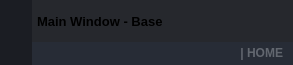
        <widget class="QFrame" name="frame_top">
         <property name="minimumSize">
          <size>
           <width>0</width>
           <height>65</height>
          </size>
         </property>
         <property name="maximumSize">
          <size>
           <width>16777215</width>
           <height>65</height>
          </size>
         </property>
         <property name="styleSheet">
          <string notr="true">background-color: transparent;</string>
         </property>
         <property name="frameShape">
          <enum>QFrame::NoFrame</enum>
         </property>
         <property name="frameShadow">
          <enum>QFrame::Raised</enum>
         </property>
         <layout class="QHBoxLayout" name="horizontalLayout_3">
          <property name="spacing">
           <number>0</number>
          </property>
          <property name="leftMargin">
           <number>0</number>
          </property>
          <property name="topMargin">
           <number>0</number>
          </property>
          <property name="rightMargin">
           <number>0</number>
          </property>
          <property name="bottomMargin">
           <number>0</number>
          </property>
          <item>
           <widget class="QFrame" name="frame_toggle">
            <property name="maximumSize">
             <size>
              <width>70</width>
              <height>16777215</height>
             </size>
            </property>
            <property name="styleSheet">
             <string notr="true">background-color: rgb(27, 29, 35);</string>
            </property>
            <property name="frameShape">
             <enum>QFrame::NoFrame</enum>
            </property>
            <property name="frameShadow">
             <enum>QFrame::Raised</enum>
            </property>
            <layout class="QVBoxLayout" name="verticalLayout_3">
             <property name="spacing">
              <number>0</number>
             </property>
             <property name="leftMargin">
              <number>0</number>
             </property>
             <property name="topMargin">
              <number>0</number>
             </property>
             <property name="rightMargin">
              <number>0</number>
             </property>
             <property name="bottomMargin">
              <number>0</number>
             </property>
             <item>
              <widget class="QPushButton" name="btn_toggle_menu">
               <property name="sizePolicy">
                <sizepolicy hsizetype="Expanding" vsizetype="Expanding">
                 <horstretch>0</horstretch>
                 <verstretch>0</verstretch>
                </sizepolicy>
               </property>
               <property name="styleSheet">
                <string notr="true">QPushButton {
	background-image: url(:/24x24/icons/24x24/cil-menu.png);
	background-position: center;
	background-repeat: no-reperat;
	border: none;
	background-color: rgb(27, 29, 35);
}
QPushButton:hover {
	background-color: rgb(33, 37, 43);
}
QPushButton:pressed {	
	background-color: rgb(85, 170, 255);
}</string>
               </property>
               <property name="text">
                <string/>
               </property>
              </widget>
             </item>
            </layout>
           </widget>
          </item>
          <item>
           <widget class="QFrame" name="frame_top_right">
            <property name="styleSheet">
             <string notr="true">background: transparent;</string>
            </property>
            <property name="frameShape">
             <enum>QFrame::NoFrame</enum>
            </property>
            <property name="frameShadow">
             <enum>QFrame::Raised</enum>
            </property>
            <layout class="QVBoxLayout" name="verticalLayout_2">
             <property name="spacing">
              <number>0</number>
             </property>
             <property name="leftMargin">
              <number>0</number>
             </property>
             <property name="topMargin">
              <number>0</number>
             </property>
             <property name="rightMargin">
              <number>0</number>
             </property>
             <property name="bottomMargin">
              <number>0</number>
             </property>
             <item>
              <widget class="QFrame" name="frame_top_btns">
               <property name="maximumSize">
                <size>
                 <width>16777215</width>
                 <height>42</height>
                </size>
               </property>
               <property name="styleSheet">
                <string notr="true">background-color: rgba(27, 29, 35, 200)</string>
               </property>
               <property name="frameShape">
                <enum>QFrame::NoFrame</enum>
               </property>
               <property name="frameShadow">
                <enum>QFrame::Raised</enum>
               </property>
               <layout class="QHBoxLayout" name="horizontalLayout_4">
                <property name="spacing">
                 <number>0</number>
                </property>
                <property name="leftMargin">
                 <number>0</number>
                </property>
                <property name="topMargin">
                 <number>0</number>
                </property>
                <property name="rightMargin">
                 <number>0</number>
                </property>
                <property name="bottomMargin">
                 <number>0</number>
                </property>
                <item>
                 <widget class="QFrame" name="frame_label_top_btns">
                  <property name="sizePolicy">
                   <sizepolicy hsizetype="Expanding" vsizetype="Preferred">
                    <horstretch>0</horstretch>
                    <verstretch>0</verstretch>
                   </sizepolicy>
                  </property>
                  <property name="frameShape">
                   <enum>QFrame::NoFrame</enum>
                  </property>
                  <property name="frameShadow">
                   <enum>QFrame::Raised</enum>
                  </property>
                  <layout class="QHBoxLayout" name="horizontalLayout_10">
                   <property name="spacing">
                    <number>0</number>
                   </property>
                   <property name="leftMargin">
                    <number>5</number>
                   </property>
                   <property name="topMargin">
                    <number>0</number>
                   </property>
                   <property name="rightMargin">
                    <number>10</number>
                   </property>
                   <property name="bottomMargin">
                    <number>0</number>
                   </property>
                   <item>
                    <widget class="QFrame" name="frame_icon_top_bar">
                     <property name="maximumSize">
                      <size>
                       <width>30</width>
                       <height>30</height>
                      </size>
                     </property>
                     <property name="styleSheet">
                      <string notr="true">background: transparent;
background-image: url(:/16x16/icons/16x16/cil-terminal.png);
background-position: center;
background-repeat: no-repeat;
</string>
                     </property>
                     <property name="frameShape">
                      <enum>QFrame::StyledPanel</enum>
                     </property>
                     <property name="frameShadow">
                      <enum>QFrame::Raised</enum>
                     </property>
                    </widget>
                   </item>
                   <item>
                    <widget class="QLabel" name="label_title_bar_top">
                     <property name="font">
                      <font>
                       <family>Segoe UI</family>
                       <pointsize>10</pointsize>
                       <weight>75</weight>
                       <bold>true</bold>
                      </font>
                     </property>
                     <property name="styleSheet">
                      <string notr="true">background: transparent;
</string>
                     </property>
                     <property name="text">
                      <string>Main Window - Base</string>
                     </property>
                    </widget>
                   </item>
                  </layout>
                 </widget>
                </item>
                <item alignment="Qt::AlignRight">
                 <widget class="QFrame" name="frame_btns_right">
                  <property name="sizePolicy">
                   <sizepolicy hsizetype="Expanding" vsizetype="Preferred">
                    <horstretch>0</horstretch>
                    <verstretch>0</verstretch>
                   </sizepolicy>
                  </property>
                  <property name="maximumSize">
                   <size>
                    <width>120</width>
                    <height>16777215</height>
                   </size>
                  </property>
                  <property name="frameShape">
                   <enum>QFrame::NoFrame</enum>
                  </property>
                  <property name="frameShadow">
                   <enum>QFrame::Raised</enum>
                  </property>
                  <layout class="QHBoxLayout" name="horizontalLayout_5">
                   <property name="spacing">
                    <number>0</number>
                   </property>
                   <property name="leftMargin">
                    <number>0</number>
                   </property>
                   <property name="topMargin">
                    <number>0</number>
                   </property>
                   <property name="rightMargin">
                    <number>0</number>
                   </property>
                   <property name="bottomMargin">
                    <number>0</number>
                   </property>
                   <item>
                    <widget class="QPushButton" name="btn_minimize">
                     <property name="sizePolicy">
                      <sizepolicy hsizetype="Minimum" vsizetype="Expanding">
                       <horstretch>0</horstretch>
                       <verstretch>0</verstretch>
                      </sizepolicy>
                     </property>
                     <property name="minimumSize">
                      <size>
                       <width>40</width>
                       <height>0</height>
                      </size>
                     </property>
                     <property name="maximumSize">
                      <size>
                       <width>40</width>
                       <height>16777215</height>
                      </size>
                     </property>
                     <property name="toolTip">
                      <string>Minimize</string>
                     </property>
                     <property name="styleSheet">
                      <string notr="true">QPushButton {	
	border: none;
	background-color: transparent;
}
QPushButton:hover {
	background-color: rgb(52, 59, 72);
}
QPushButton:pressed {	
	background-color: rgb(85, 170, 255);
}</string>
                     </property>
                     <property name="text">
                      <string/>
                     </property>
                     <property name="icon">
                      <iconset resource="files.qrc">
                       <normaloff>:/16x16/icons/16x16/cil-window-minimize.png</normaloff>:/16x16/icons/16x16/cil-window-minimize.png</iconset>
                     </property>
                    </widget>
                   </item>
                   <item>
                    <widget class="QPushButton" name="btn_maximize_restore">
                     <property name="sizePolicy">
                      <sizepolicy hsizetype="Minimum" vsizetype="Expanding">
                       <horstretch>0</horstretch>
                       <verstretch>0</verstretch>
                      </sizepolicy>
                     </property>
                     <property name="minimumSize">
                      <size>
                       <width>40</width>
                       <height>0</height>
                      </size>
                     </property>
                     <property name="maximumSize">
                      <size>
                       <width>40</width>
                       <height>16777215</height>
                      </size>
                     </property>
                     <property name="toolTip">
                      <string>Maximize</string>
                     </property>
                     <property name="styleSheet">
                      <string notr="true">QPushButton {	
	border: none;
	background-color: transparent;
}
QPushButton:hover {
	background-color: rgb(52, 59, 72);
}
QPushButton:pressed {	
	background-color: rgb(85, 170, 255);
}</string>
                     </property>
                     <property name="text">
                      <string/>
                     </property>
                     <property name="icon">
                      <iconset resource="files.qrc">
                       <normaloff>:/16x16/icons/16x16/cil-window-maximize.png</normaloff>:/16x16/icons/16x16/cil-window-maximize.png</iconset>
                     </property>
                    </widget>
                   </item>
                   <item>
                    <widget class="QPushButton" name="btn_close">
                     <property name="sizePolicy">
                      <sizepolicy hsizetype="Minimum" vsizetype="Expanding">
                       <horstretch>0</horstretch>
                       <verstretch>0</verstretch>
                      </sizepolicy>
                     </property>
                     <property name="minimumSize">
                      <size>
                       <width>40</width>
                       <height>0</height>
                      </size>
                     </property>
                     <property name="maximumSize">
                      <size>
                       <width>40</width>
                       <height>16777215</height>
                      </size>
                     </property>
                     <property name="toolTip">
                      <string>Close</string>
                     </property>
                     <property name="styleSheet">
                      <string notr="true">QPushButton {	
	border: none;
	background-color: transparent;
}
QPushButton:hover {
	background-color: rgb(52, 59, 72);
}
QPushButton:pressed {	
	background-color: rgb(85, 170, 255);
}</string>
                     </property>
                     <property name="text">
                      <string/>
                     </property>
                     <property name="icon">
                      <iconset resource="files.qrc">
                       <normaloff>:/16x16/icons/16x16/cil-x.png</normaloff>:/16x16/icons/16x16/cil-x.png</iconset>
                     </property>
                    </widget>
                   </item>
                  </layout>
                 </widget>
                </item>
               </layout>
              </widget>
             </item>
             <item>
              <widget class="QFrame" name="frame_top_info">
               <property name="maximumSize">
                <size>
                 <width>16777215</width>
                 <height>65</height>
                </size>
               </property>
               <property name="styleSheet">
                <string notr="true">background-color: rgb(39, 44, 54);</string>
               </property>
               <property name="frameShape">
                <enum>QFrame::NoFrame</enum>
               </property>
               <property name="frameShadow">
                <enum>QFrame::Raised</enum>
               </property>
               <layout class="QHBoxLayout" name="horizontalLayout_8">
                <property name="spacing">
                 <number>0</number>
                </property>
                <property name="leftMargin">
                 <number>10</number>
                </property>
                <property name="topMargin">
                 <number>0</number>
                </property>
                <property name="rightMargin">
                 <number>10</number>
                </property>
                <property name="bottomMargin">
                 <number>0</number>
                </property>
                <item>
                 <widget class="QLabel" name="label_top_info_1">
                  <property name="maximumSize">
                   <size>
                    <width>16777215</width>
                    <height>16</height>
                   </size>
                  </property>
                  <property name="font">
                   <font>
                    <family>Segoe UI</family>
                   </font>
                  </property>
                  <property name="styleSheet">
                   <string notr="true">color: rgb(98, 103, 111); </string>
                  </property>
                  <property name="text">
                   <string/>
                  </property>
                 </widget>
                </item>
                <item>
                 <widget class="QLabel" name="label_top_info_2">
                  <property name="minimumSize">
                   <size>
                    <width>0</width>
                    <height>0</height>
                   </size>
                  </property>
                  <property name="maximumSize">
                   <size>
                    <width>250</width>
                    <height>20</height>
                   </size>
                  </property>
                  <property name="font">
                   <font>
                    <family>Segoe UI</family>
                    <weight>75</weight>
                    <bold>true</bold>
                   </font>
                  </property>
                  <property name="styleSheet">
                   <string notr="true">color: rgb(98, 103, 111);</string>
                  </property>
                  <property name="text">
                   <string>| HOME</string>
                  </property>
                  <property name="alignment">
                   <set>Qt::AlignRight|Qt::AlignTrailing|Qt::AlignVCenter</set>
                  </property>
                 </widget>
                </item>
               </layout>
              </widget>
             </item>
            </layout>
           </widget>
          </item>
         </layout>
        </widget>
